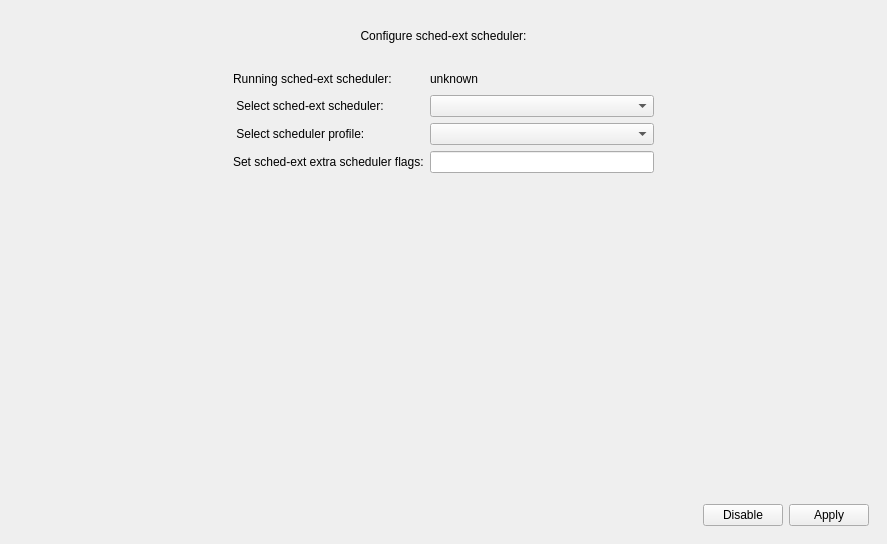
<?xml version="1.0" encoding="UTF-8"?>
<ui version="4.0">
 <class>SchedExtWindow</class>
 <widget class="QMainWindow" name="SchedExtWindow">
  <property name="windowModality">
   <enum>Qt::WindowModality::ApplicationModal</enum>
  </property>
  <property name="geometry">
   <rect>
    <x>0</x>
    <y>0</y>
    <width>887</width>
    <height>544</height>
   </rect>
  </property>
  <property name="windowTitle">
   <string>CachyOS Configure sched-ext</string>
  </property>
  <property name="windowIcon">
   <iconset theme="cachyos-kernel-manager"/>
  </property>
  <widget class="QWidget" name="central_widget">
   <layout class="QVBoxLayout" name="verticalLayout">
    <item>
     <spacer name="horizontalSpacer_3">
      <property name="orientation">
       <enum>Qt::Orientation::Horizontal</enum>
      </property>
      <property name="sizeHint" stdset="0">
       <size>
        <width>40</width>
        <height>20</height>
       </size>
      </property>
     </spacer>
    </item>
    <item>
     <widget class="QLabel" name="label">
      <property name="text">
       <string>&lt;html&gt;&lt;head/&gt;&lt;body&gt;&lt;p align=&quot;center&quot;&gt;Configure sched-ext scheduler:&lt;/p&gt;&lt;/body&gt;&lt;/html&gt;</string>
      </property>
     </widget>
    </item>
    <item>
     <spacer name="horizontalSpacer_4">
      <property name="orientation">
       <enum>Qt::Orientation::Horizontal</enum>
      </property>
      <property name="sizeHint" stdset="0">
       <size>
        <width>40</width>
        <height>20</height>
       </size>
      </property>
     </spacer>
    </item>
    <item>
     <layout class="QGridLayout" name="gridLayout">
      <item row="0" column="4">
       <spacer name="horizontalSpacer_5">
        <property name="orientation">
         <enum>Qt::Orientation::Horizontal</enum>
        </property>
        <property name="sizeHint" stdset="0">
         <size>
          <width>40</width>
          <height>20</height>
         </size>
        </property>
       </spacer>
      </item>
      <item row="0" column="1">
       <widget class="QLabel" name="running_scheduler_label">
        <property name="text">
         <string>Running sched-ext scheduler:</string>
        </property>
       </widget>
      </item>
      <item row="1" column="1">
       <widget class="QLabel" name="scheduler_select_label">
        <property name="text">
         <string> Select sched-ext scheduler:</string>
        </property>
       </widget>
      </item>
      <item row="1" column="3">
       <widget class="QComboBox" name="schedext_combo_box"/>
      </item>
      <item row="2" column="1">
       <widget class="QLabel" name="scheduler_profile_select_label">
        <property name="text">
         <string> Select scheduler profile:</string>
        </property>
       </widget>
      </item>
      <item row="2" column="3">
       <widget class="QComboBox" name="schedext_profile_combo_box"/>
      </item>
      <item row="0" column="0">
       <spacer name="horizontalSpacer_6">
        <property name="orientation">
         <enum>Qt::Orientation::Horizontal</enum>
        </property>
        <property name="sizeHint" stdset="0">
         <size>
          <width>40</width>
          <height>20</height>
         </size>
        </property>
       </spacer>
      </item>
      <item row="0" column="3">
       <widget class="QLabel" name="current_sched_label">
        <property name="text">
         <string>unknown</string>
        </property>
       </widget>
      </item>
      <item row="3" column="1">
       <widget class="QLabel" name="scheduler_set_flags_label">
        <property name="text">
         <string>Set sched-ext extra scheduler flags:</string>
        </property>
       </widget>
      </item>
      <item row="3" column="3">
       <widget class="QLineEdit" name="schedext_flags_edit"/>
      </item>
     </layout>
    </item>
    <item>
     <spacer name="verticalSpacer">
      <property name="orientation">
       <enum>Qt::Orientation::Vertical</enum>
      </property>
      <property name="sizeHint" stdset="0">
       <size>
        <width>20</width>
        <height>40</height>
       </size>
      </property>
     </spacer>
    </item>
    <item>
     <widget class="QWidget" name="widget" native="true">
      <layout class="QHBoxLayout" name="horizontalLayout">
       <item>
        <spacer name="horizontalSpacer_2">
         <property name="orientation">
          <enum>Qt::Orientation::Horizontal</enum>
         </property>
         <property name="sizeHint" stdset="0">
          <size>
           <width>40</width>
           <height>20</height>
          </size>
         </property>
        </spacer>
       </item>
       <item>
        <spacer name="horizontalSpacer">
         <property name="orientation">
          <enum>Qt::Orientation::Horizontal</enum>
         </property>
         <property name="sizeHint" stdset="0">
          <size>
           <width>40</width>
           <height>20</height>
          </size>
         </property>
        </spacer>
       </item>
       <item>
        <widget class="QPushButton" name="disable_button">
         <property name="text">
          <string>Disable</string>
         </property>
        </widget>
       </item>
       <item>
        <widget class="QPushButton" name="apply_button">
         <property name="text">
          <string>Apply</string>
         </property>
        </widget>
       </item>
      </layout>
     </widget>
    </item>
   </layout>
  </widget>
 </widget>
 <resources/>
 <connections/>
</ui>
